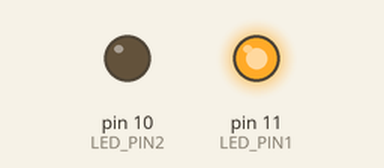
The sketch below on a simulated Arduino Uno, built with avr-gcc and run on an emulated ATmega328P. On the bench: output pins drawn as LEDs (lit = HIGH).

Above: at 0.05 s.
At 1.15 s:
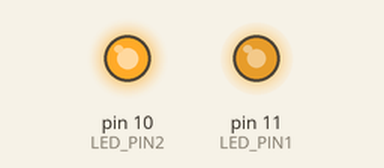
At 2.25 s:
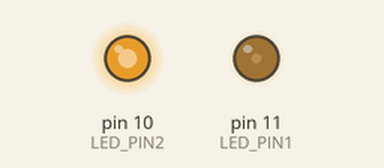
At 4.5 s:
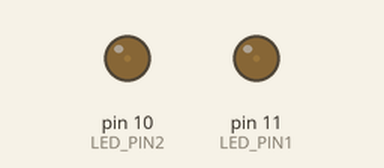
Timing chart, 0 to 5.9 s (numbered marks = the images above):
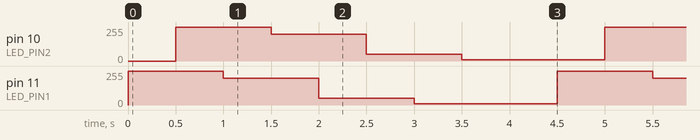

The sketch:

prog1_ex0202.ino
```cpp
/*prog1_ex0201:LED明るさ制御*/

#define LED_PIN1 11
#define LED_PIN2 10
void setup() {
  // put your setup code here, to run once:
 pinMode(LED_PIN1,OUTPUT);
 pinMode(LED_PIN2,OUTPUT);
}

void loop() {
  // put your main code here, to run repeatedly:
  analogWrite(LED_PIN1,255);
delay(500);
analogWrite(LED_PIN2,255);
delay(500);
analogWrite(LED_PIN1,200);
delay(500);
analogWrite(LED_PIN2,200);
delay(500);
analogWrite(LED_PIN1,50);
delay(500);
analogWrite(LED_PIN2,50);
delay(500);
analogWrite(LED_PIN1,10);
delay(500);
analogWrite(LED_PIN2,10);
delay(500);
analogWrite(LED_PIN1,10);
delay(500);
}
```

Measured:
- by itself, pin 10 (LED_PIN2), pin 11 (LED_PIN1): repeats every 4.5 s: 200/255 1.0 s, 50/255 1.0 s, 10/255 1.5 s, 255/255 1.0 s
